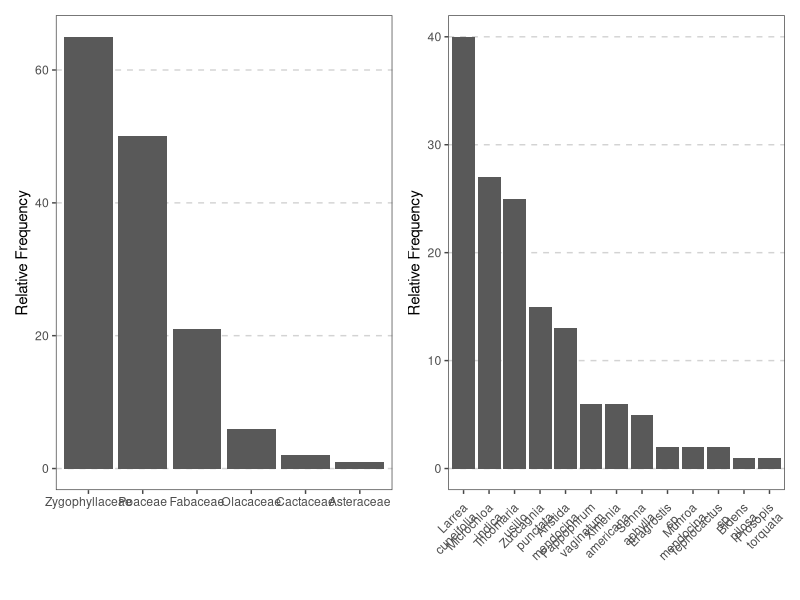

Generate this figure with R:
library(ggplot2)
library(egg)
library(patchwork)

plants = read.csv("01_data/plants/plant_species.csv")
plants = data.frame(table(plants))
plants = plants[order(plants$Freq, decreasing = T),]
n = sum(plants$Freq)


plot_family = ggplot(plants, aes(reorder(family, -(Freq/sum(Freq))), Freq)) +
    geom_bar(stat = "identity") +
    xlab("") +
    ylab("Relative Frequency") +
    theme_article() +
    theme(panel.grid.major.y = element_line(color = "lightgrey", linetype = "dashed"))


plot_species = ggplot(plants, aes(reorder(Species, -(Freq/sum(Freq))), Freq)) +
    geom_bar(stat = "identity") +
    xlab("") +
    ylab("Relative Frequency") +
    theme_article() +
    scale_x_discrete(labels=function(x){sub("\\s", "\n", x)}) +
    theme(panel.grid.major.y = element_line(color = "lightgrey", linetype = "dashed"),
          axis.text.x = element_text(angle = 45, vjust = 0.9, hjust=1))

plot = plot_family + plot_species

ggsave("05_figures/plants/plant_frequency.png", plot, "png", width = 13, height = 7)
